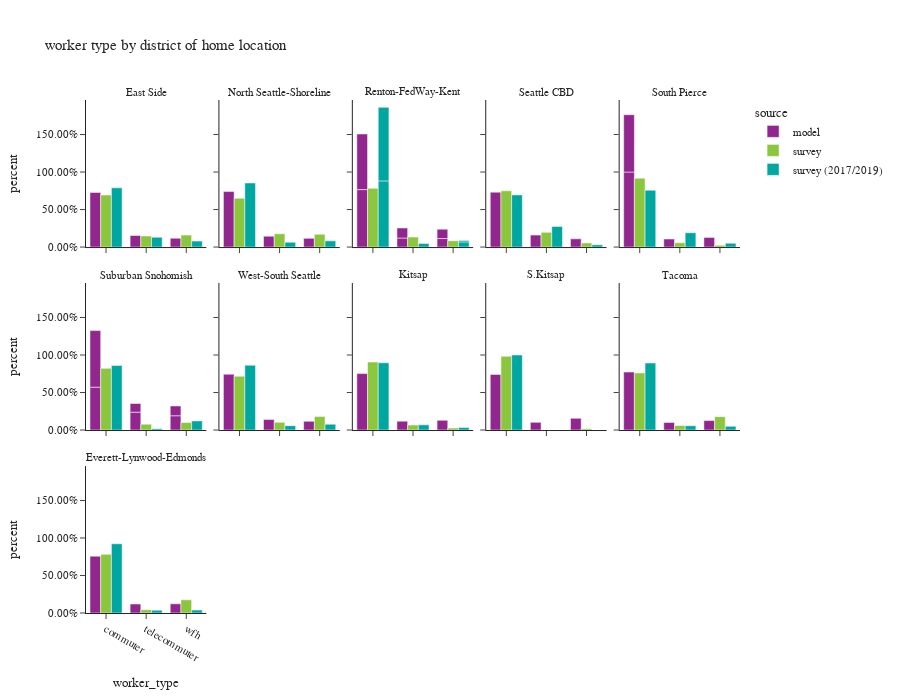

Notebook code cell kept with this figure:
### Code cell
df_worker_count = workers.groupby(['source','CountyName_hh','district_name_hh','worker_type'])['pdexpfac']. \
    sum().reset_index()
df_worker_count['percent'] = df_worker_count.groupby(['source','CountyName_hh','district_name_hh'], group_keys=False)['pdexpfac']. \
    apply(lambda x: x / float(x.sum()))

df_worker_count_ct = workers.groupby(['source','CountyName_hh','district_name_hh','worker_type'])['pdexpfac'].count().reset_index(). \
    rename(columns={'pdexpfac':'sample count'})
df_worker_count = df_worker_count.merge(df_worker_count_ct, on=['source','CountyName_hh','district_name_hh','worker_type']). \
    rename(columns={'pdexpfac':'total count'})

fig = px.bar(df_worker_count.sort_values(by=['source','CountyName_hh','district_name_hh']), x='worker_type', y="percent",
             facet_col="district_name_hh",facet_col_wrap=5,color="source",
             barmode="group",hover_data=['sample count','total count'],
             title="worker type by district of home location")
fig.for_each_annotation(lambda a: a.update(text = a.text.split("=")[-1]))
fig.update_layout(height=700, width=900, font=dict(size=11))
fig.for_each_yaxis(lambda a: a.update(tickformat = ".2%"))
fig.update_xaxes(categoryorder='array', categoryarray= ['commuter','telecommuter','wfh'])
fig.show()

### Figure 1 — Plotly figure (JSON) as saved in the notebook; plotly's stock layout.template omitted (floating-point values rounded to 4 significant figures)
{"data": [{"alignmentgroup": "True", "customdata": [[243500.0, 243500.0], [51440.0, 51440.0], [39290.0, 39290.0]], "hovertemplate": "source=model<br>district_name_hh=East Side<br>worker_type=%{x}<br>percent=%{y}<br>sample count=%{customdata[0]}<br>total count=%{customdata[1]}<extra></extra>", "legendgroup": "model", "marker": {"color": "#91268F", "pattern": {"shape": ""}}, "name": "model", "offsetgroup": "model", "orientation": "v", "showlegend": true, "textposition": "auto", "type": "bar", "x": ["commuter", "telecommuter", "wfh"], "xaxis": "x11", "y": [0.7285, 0.1539, 0.1176], "yaxis": "y11"}, {"alignmentgroup": "True", "customdata": [[165000.0, 165000.0], [32220.0, 32220.0], [25840.0, 25840.0]], "hovertemplate": "source=model<br>district_name_hh=North Seattle-Shoreline<br>worker_type=%{x}<br>percent=%{y}<br>sample count=%{customdata[0]}<br>total count=%{customdata[1]}<extra></extra>", "legendgroup": "model", "marker": {"color": "#91268F", "pattern": {"shape": ""}}, "name": "model", "offsetgroup": "model", "orientation": "v", "showlegend": false, "textposition": "auto", "type": "bar", "x": ["commuter", "telecommuter", "wfh"], "xaxis": "x12", "y": [0.7397, 0.1445, 0.1158], "yaxis": "y12"}, {"alignmentgroup": "True", "customdata": [[217500.0, 217500.0], [34250.0, 34250.0], [32270.0, 32270.0], [83.0, 83.0], [15.0, 15.0], [14.0, 14.0]], "hovertemplate": "source=model<br>district_name_hh=Renton-FedWay-Kent<br>worker_type=%{x}<br>percent=%{y}<br>sample count=%{customdata[0]}<br>total count=%{customdata[1]}<extra></extra>", "legendgroup": "model", "marker": {"color": "#91268F", "pattern": {"shape": ""}}, "name": "model", "offsetgroup": "model", "orientation": "v", "showlegend": false, "textposition": "auto", "type": "bar", "x": ["commuter", "telecommuter", "wfh", "commuter", "telecommuter", "wfh"], "xaxis": "x13", "y": [0.7658, 0.1206, 0.1136, 0.7411, 0.1339, 0.125], "yaxis": "y13"}, {"alignmentgroup": "True", "customdata": [[120700.0, 120700.0], [26260.0, 26260.0], [18020.0, 18020.0]], "hovertemplate": "source=model<br>district_name_hh=Seattle CBD<br>worker_type=%{x}<br>percent=%{y}<br>sample count=%{customdata[0]}<br>total count=%{customdata[1]}<extra></extra>", "legendgroup": "model", "marker": {"color": "#91268F", "pattern": {"shape": ""}}, "name": "model", "offsetgroup": "model", "orientation": "v", "showlegend": false, "textposition": "auto", "type": "bar", "x": ["commuter", "telecommuter", "wfh"], "xaxis": "x14", "y": [0.7316, 0.1592, 0.1092], "yaxis": "y14"}, {"alignmentgroup": "True", "customdata": [[3.0, 3.0], [93660.0, 93660.0], [13140.0, 13140.0], [15810.0, 15810.0]], "hovertemplate": "source=model<br>district_name_hh=South Pierce<br>worker_type=%{x}<br>percent=%{y}<br>sample count=%{customdata[0]}<br>total count=%{customdata[1]}<extra></extra>", "legendgroup": "model", "marker": {"color": "#91268F", "pattern": {"shape": ""}}, "name": "model", "offsetgroup": "model", "orientation": "v", "showlegend": false, "textposition": "auto", "type": "bar", "x": ["commuter", "commuter", "telecommuter", "wfh"], "xaxis": "x15", "y": [1.0, 0.7639, 0.1072, 0.1289], "yaxis": "y15"}, {"alignmentgroup": "True", "customdata": [[12.0, 12.0], [5.0, 5.0], [4.0, 4.0], [94960.0, 94960.0], [14570.0, 14570.0], [16460.0, 16460.0]], "hovertemplate": "source=model<br>district_name_hh=Suburban Snohomish<br>worker_type=%{x}<br>percent=%{y}<br>sample count=%{customdata[0]}<br>total count=%{customdata[1]}<extra></extra>", "legendgroup": "model", "marker": {"color": "#91268F", "pattern": {"shape": ""}}, "name": "model", "offsetgroup": "model", "orientation": "v", "showlegend": false, "textposition": "auto", "type": "bar", "x": ["commuter", "telecommuter", "wfh", "commuter", "telecommuter", "wfh"], "xaxis": "x6", "y": [0.5714, 0.2381, 0.1905, 0.7537, 0.1156, 0.1307], "yaxis": "y6"}, {"alignmentgroup": "True", "customdata": [[105400.0, 105400.0], [19780.0, 19780.0], [16540.0, 16540.0]], "hovertemplate": "source=model<br>district_name_hh=West-South Seattle<br>worker_type=%{x}<br>percent=%{y}<br>sample count=%{customdata[0]}<br>total count=%{customdata[1]}<extra></extra>", "legendgroup": "model", "marker": {"color": "#91268F", "pattern": {"shape": ""}}, "name": "model", "offsetgroup": "model", "orientation": "v", "showlegend": false, "textposition": "auto", "type": "bar", "x": ["commuter", "telecommuter", "wfh"], "xaxis": "x7", "y": [0.7437, 0.1396, 0.1167], "yaxis": "y7"}, {"alignmentgroup": "True", "customdata": [[31900.0, 31900.0], [5013.0, 5013.0], [5471.0, 5471.0]], "hovertemplate": "source=model<br>district_name_hh=Kitsap<br>worker_type=%{x}<br>percent=%{y}<br>sample count=%{customdata[0]}<br>total count=%{customdata[1]}<extra></extra>", "legendgroup": "model", "marker": {"color": "#91268F", "pattern": {"shape": ""}}, "name": "model", "offsetgroup": "model", "orientation": "v", "showlegend": false, "textposition": "auto", "type": "bar", "x": ["commuter", "telecommuter", "wfh"], "xaxis": "x8", "y": [0.7527, 0.1183, 0.1291], "yaxis": "y8"}, {"alignmentgroup": "True", "customdata": [[4067.0, 4067.0], [561.0, 561.0], [856.0, 856.0]], "hovertemplate": "source=model<br>district_name_hh=S.Kitsap<br>worker_type=%{x}<br>percent=%{y}<br>sample count=%{customdata[0]}<br>total count=%{customdata[1]}<extra></extra>", "legendgroup": "model", "marker": {"color": "#91268F", "pattern": {"shape": ""}}, "name": "model", "offsetgroup": "model", "orientation": "v", "showlegend": false, "textposition": "auto", "type": "bar", "x": ["commuter", "telecommuter", "wfh"], "xaxis": "x9", "y": [0.7416, 0.1023, 0.1561], "yaxis": "y9"}, {"alignmentgroup": "True", "customdata": [[88150.0, 88150.0], [11540.0, 11540.0], [14380.0, 14380.0]], "hovertemplate": "source=model<br>district_name_hh=Tacoma<br>worker_type=%{x}<br>percent=%{y}<br>sample count=%{customdata[0]}<br>total count=%{customdata[1]}<extra></extra>", "legendgroup": "model", "marker": {"color": "#91268F", "pattern": {"shape": ""}}, "name": "model", "offsetgroup": "model", "orientation": "v", "showlegend": false, "textposition": "auto", "type": "bar", "x": ["commuter", "telecommuter", "wfh"], "xaxis": "x10", "y": [0.7727, 0.1012, 0.1261], "yaxis": "y10"}, {"alignmentgroup": "True", "customdata": [[91350.0, 91350.0], [14420.0, 14420.0], [14750.0, 14750.0]], "hovertemplate": "source=model<br>district_name_hh=Everett-Lynwood-Edmonds<br>worker_type=%{x}<br>percent=%{y}<br>sample count=%{customdata[0]}<br>total count=%{customdata[1]}<extra></extra>", "legendgroup": "model", "marker": {"color": "#91268F", "pattern": {"shape": ""}}, "name": "model", "offsetgroup": "model", "orientation": "v", "showlegend": false, "textposition": "auto", "type": "bar", "x": ["commuter", "telecommuter", "wfh"], "xaxis": "x", "y": [0.758, 0.1196, 0.1224], "yaxis": "y"}, {"alignmentgroup": "True", "customdata": [[369.0, 188300.0], [166.0, 40010.0], [159.0, 43200.0]], "hovertemplate": "source=survey<br>district_name_hh=East Side<br>worker_type=%{x}<br>percent=%{y}<br>sample count=%{customdata[0]}<br>total count=%{customdata[1]}<extra></extra>", "legendgroup": "survey", "marker": {"color": "#8CC63E", "pattern": {"shape": ""}}, "name": "survey", "offsetgroup": "survey", "orientation": "v", "showlegend": true, "textposition": "auto", "type": "bar", "x": ["commuter", "telecommuter", "wfh"], "xaxis": "x11", "y": [0.6935, 0.1474, 0.1591], "yaxis": "y11"}, {"alignmentgroup": "True", "customdata": [[240.0, 71080.0], [105.0, 19360.0], [108.0, 18700.0]], "hovertemplate": "source=survey<br>district_name_hh=North Seattle-Shoreline<br>worker_type=%{x}<br>percent=%{y}<br>sample count=%{customdata[0]}<br>total count=%{customdata[1]}<extra></extra>", "legendgroup": "survey", "marker": {"color": "#8CC63E", "pattern": {"shape": ""}}, "name": "survey", "offsetgroup": "survey", "orientation": "v", "showlegend": false, "textposition": "auto", "type": "bar", "x": ["commuter", "telecommuter", "wfh"], "xaxis": "x12", "y": [0.6513, 0.1774, 0.1713], "yaxis": "y12"}, {"alignmentgroup": "True", "customdata": [[299.0, 163500.0], [113.0, 27700.0], [114.0, 17670.0]], "hovertemplate": "source=survey<br>district_name_hh=Renton-FedWay-Kent<br>worker_type=%{x}<br>percent=%{y}<br>sample count=%{customdata[0]}<br>total count=%{customdata[1]}<extra></extra>", "legendgroup": "survey", "marker": {"color": "#8CC63E", "pattern": {"shape": ""}}, "name": "survey", "offsetgroup": "survey", "orientation": "v", "showlegend": false, "textposition": "auto", "type": "bar", "x": ["commuter", "telecommuter", "wfh"], "xaxis": "x13", "y": [0.7828, 0.1326, 0.0846], "yaxis": "y13"}, {"alignmentgroup": "True", "customdata": [[96.0, 41040.0], [31.0, 10740.0], [26.0, 2986.0]], "hovertemplate": "source=survey<br>district_name_hh=Seattle CBD<br>worker_type=%{x}<br>percent=%{y}<br>sample count=%{customdata[0]}<br>total count=%{customdata[1]}<extra></extra>", "legendgroup": "survey", "marker": {"color": "#8CC63E", "pattern": {"shape": ""}}, "name": "survey", "offsetgroup": "survey", "orientation": "v", "showlegend": false, "textposition": "auto", "type": "bar", "x": ["commuter", "telecommuter", "wfh"], "xaxis": "x14", "y": [0.7494, 0.1961, 0.05452], "yaxis": "y14"}, {"alignmentgroup": "True", "customdata": [[57.0, 84370.0], [11.0, 5307.0], [12.0, 2196.0]], "hovertemplate": "source=survey<br>district_name_hh=South Pierce<br>worker_type=%{x}<br>percent=%{y}<br>sample count=%{customdata[0]}<br>total count=%{customdata[1]}<extra></extra>", "legendgroup": "survey", "marker": {"color": "#8CC63E", "pattern": {"shape": ""}}, "name": "survey", "offsetgroup": "survey", "orientation": "v", "showlegend": false, "textposition": "auto", "type": "bar", "x": ["commuter", "telecommuter", "wfh"], "xaxis": "x15", "y": [0.9183, 0.05777, 0.0239], "yaxis": "y15"}, {"alignmentgroup": "True", "customdata": [[70.0, 59310.0], [18.0, 5591.0], [22.0, 7249.0]], "hovertemplate": "source=survey<br>district_name_hh=Suburban Snohomish<br>worker_type=%{x}<br>percent=%{y}<br>sample count=%{customdata[0]}<br>total count=%{customdata[1]}<extra></extra>", "legendgroup": "survey", "marker": {"color": "#8CC63E", "pattern": {"shape": ""}}, "name": "survey", "offsetgroup": "survey", "orientation": "v", "showlegend": false, "textposition": "auto", "type": "bar", "x": ["commuter", "telecommuter", "wfh"], "xaxis": "x6", "y": [0.822, 0.0775, 0.1005], "yaxis": "y6"}, {"alignmentgroup": "True", "customdata": [[173.0, 78800.0], [73.0, 11330.0], [66.0, 19740.0]], "hovertemplate": "source=survey<br>district_name_hh=West-South Seattle<br>worker_type=%{x}<br>percent=%{y}<br>sample count=%{customdata[0]}<br>total count=%{customdata[1]}<extra></extra>", "legendgroup": "survey", "marker": {"color": "#8CC63E", "pattern": {"shape": ""}}, "name": "survey", "offsetgroup": "survey", "orientation": "v", "showlegend": false, "textposition": "auto", "type": "bar", "x": ["commuter", "telecommuter", "wfh"], "xaxis": "x7", "y": [0.7172, 0.1031, 0.1797], "yaxis": "y7"}, {"alignmentgroup": "True", "customdata": [[29.0, 20680.0], [3.0, 1526.0], [9.0, 615.9]], "hovertemplate": "source=survey<br>district_name_hh=Kitsap<br>worker_type=%{x}<br>percent=%{y}<br>sample count=%{customdata[0]}<br>total count=%{customdata[1]}<extra></extra>", "legendgroup": "survey", "marker": {"color": "#8CC63E", "pattern": {"shape": ""}}, "name": "survey", "offsetgroup": "survey", "orientation": "v", "showlegend": false, "textposition": "auto", "type": "bar", "x": ["commuter", "telecommuter", "wfh"], "xaxis": "x8", "y": [0.9062, 0.06685, 0.02699], "yaxis": "y8"}, {"alignmentgroup": "True", "customdata": [[3.0, 4638.0], [1.0, 80.52]], "hovertemplate": "source=survey<br>district_name_hh=S.Kitsap<br>worker_type=%{x}<br>percent=%{y}<br>sample count=%{customdata[0]}<br>total count=%{customdata[1]}<extra></extra>", "legendgroup": "survey", "marker": {"color": "#8CC63E", "pattern": {"shape": ""}}, "name": "survey", "offsetgroup": "survey", "orientation": "v", "showlegend": false, "textposition": "auto", "type": "bar", "x": ["commuter", "wfh"], "xaxis": "x9", "y": [0.9829, 0.01706], "yaxis": "y9"}, {"alignmentgroup": "True", "customdata": [[36.0, 46600.0], [13.0, 3685.0], [6.0, 10910.0]], "hovertemplate": "source=survey<br>district_name_hh=Tacoma<br>worker_type=%{x}<br>percent=%{y}<br>sample count=%{customdata[0]}<br>total count=%{customdata[1]}<extra></extra>", "legendgroup": "survey", "marker": {"color": "#8CC63E", "pattern": {"shape": ""}}, "name": "survey", "offsetgroup": "survey", "orientation": "v", "showlegend": false, "textposition": "auto", "type": "bar", "x": ["commuter", "telecommuter", "wfh"], "xaxis": "x10", "y": [0.7616, 0.06022, 0.1782], "yaxis": "y10"}, {"alignmentgroup": "True", "customdata": [[53.0, 62190.0], [12.0, 3418.0], [20.0, 13970.0]], "hovertemplate": "source=survey<br>district_name_hh=Everett-Lynwood-Edmonds<br>worker_type=%{x}<br>percent=%{y}<br>sample count=%{customdata[0]}<br>total count=%{customdata[1]}<extra></extra>", "legendgroup": "survey", "marker": {"color": "#8CC63E", "pattern": {"shape": ""}}, "name": "survey", "offsetgroup": "survey", "orientation": "v", "showlegend": false, "textposition": "auto", "type": "bar", "x": ["commuter", "telecommuter", "wfh"], "xaxis": "x", "y": [0.7814, 0.04296, 0.1756], "yaxis": "y"}, {"alignmentgroup": "True", "customdata": [[1244.0, 106100.0], [77.0, 17620.0], [115.0, 10680.0]], "hovertemplate": "source=survey (2017/2019)<br>district_name_hh=East Side<br>worker_type=%{x}<br>percent=%{y}<br>sample count=%{customdata[0]}<br>total count=%{customdata[1]}<extra></extra>", "legendgroup": "survey (2017/2019)", "marker": {"color": "#00A7A0", "pattern": {"shape": ""}}, "name": "survey (2017/2019)", "offsetgroup": "survey (2017/2019)", "orientation": "v", "showlegend": true, "textposition": "auto", "type": "bar", "x": ["commuter", "telecommuter", "wfh"], "xaxis": "x11", "y": [0.7895, 0.1311, 0.07944], "yaxis": "y11"}, {"alignmentgroup": "True", "customdata": [[755.0, 130500.0], [52.0, 9677.0], [91.0, 12620.0]], "hovertemplate": "source=survey (2017/2019)<br>district_name_hh=North Seattle-Shoreline<br>worker_type=%{x}<br>percent=%{y}<br>sample count=%{customdata[0]}<br>total count=%{customdata[1]}<extra></extra>", "legendgroup": "survey (2017/2019)", "marker": {"color": "#00A7A0", "pattern": {"shape": ""}}, "name": "survey (2017/2019)", "offsetgroup": "survey (2017/2019)", "orientation": "v", "showlegend": false, "textposition": "auto", "type": "bar", "x": ["commuter", "telecommuter", "wfh"], "xaxis": "x12", "y": [0.8541, 0.06334, 0.0826], "yaxis": "y12"}, {"alignmentgroup": "True", "customdata": [[1049.0, 180400.0], [66.0, 9992.0], [111.0, 14130.0], [2.0, 537.4], [2.0, 10.9]], "hovertemplate": "source=survey (2017/2019)<br>district_name_hh=Renton-FedWay-Kent<br>worker_type=%{x}<br>percent=%{y}<br>sample count=%{customdata[0]}<br>total count=%{customdata[1]}<extra></extra>", "legendgroup": "survey (2017/2019)", "marker": {"color": "#00A7A0", "pattern": {"shape": ""}}, "name": "survey (2017/2019)", "offsetgroup": "survey (2017/2019)", "orientation": "v", "showlegend": false, "textposition": "auto", "type": "bar", "x": ["commuter", "telecommuter", "wfh", "commuter", "wfh"], "xaxis": "x13", "y": [0.882, 0.04886, 0.06911, 0.9801, 0.01988], "yaxis": "y13"}, {"alignmentgroup": "True", "customdata": [[196.0, 33850.0], [22.0, 13390.0], [30.0, 1459.0]], "hovertemplate": "source=survey (2017/2019)<br>district_name_hh=Seattle CBD<br>worker_type=%{x}<br>percent=%{y}<br>sample count=%{customdata[0]}<br>total count=%{customdata[1]}<extra></extra>", "legendgroup": "survey (2017/2019)", "marker": {"color": "#00A7A0", "pattern": {"shape": ""}}, "name": "survey (2017/2019)", "offsetgroup": "survey (2017/2019)", "orientation": "v", "showlegend": false, "textposition": "auto", "type": "bar", "x": ["commuter", "telecommuter", "wfh"], "xaxis": "x14", "y": [0.6951, 0.2749, 0.02995], "yaxis": "y14"}, {"alignmentgroup": "True", "customdata": [[111.0, 57430.0], [14.0, 14490.0], [13.0, 3901.0]], "hovertemplate": "source=survey (2017/2019)<br>district_name_hh=South Pierce<br>worker_type=%{x}<br>percent=%{y}<br>sample count=%{customdata[0]}<br>total count=%{customdata[1]}<extra></extra>", "legendgroup": "survey (2017/2019)", "marker": {"color": "#00A7A0", "pattern": {"shape": ""}}, "name": "survey (2017/2019)", "offsetgroup": "survey (2017/2019)", "orientation": "v", "showlegend": false, "textposition": "auto", "type": "bar", "x": ["commuter", "telecommuter", "wfh"], "xaxis": "x15", "y": [0.7574, 0.1911, 0.05145], "yaxis": "y15"}, {"alignmentgroup": "True", "customdata": [[100.0, 49730.0], [6.0, 1012.0], [9.0, 7028.0]], "hovertemplate": "source=survey (2017/2019)<br>district_name_hh=Suburban Snohomish<br>worker_type=%{x}<br>percent=%{y}<br>sample count=%{customdata[0]}<br>total count=%{customdata[1]}<extra></extra>", "legendgroup": "survey (2017/2019)", "marker": {"color": "#00A7A0", "pattern": {"shape": ""}}, "name": "survey (2017/2019)", "offsetgroup": "survey (2017/2019)", "orientation": "v", "showlegend": false, "textposition": "auto", "type": "bar", "x": ["commuter", "telecommuter", "wfh"], "xaxis": "x6", "y": [0.8608, 0.01752, 0.1216], "yaxis": "y6"}, {"alignmentgroup": "True", "customdata": [[554.0, 98100.0], [37.0, 6615.0], [46.0, 8776.0]], "hovertemplate": "source=survey (2017/2019)<br>district_name_hh=West-South Seattle<br>worker_type=%{x}<br>percent=%{y}<br>sample count=%{customdata[0]}<br>total count=%{customdata[1]}<extra></extra>", "legendgroup": "survey (2017/2019)", "marker": {"color": "#00A7A0", "pattern": {"shape": ""}}, "name": "survey (2017/2019)", "offsetgroup": "survey (2017/2019)", "orientation": "v", "showlegend": false, "textposition": "auto", "type": "bar", "x": ["commuter", "telecommuter", "wfh"], "xaxis": "x7", "y": [0.8644, 0.05829, 0.07733], "yaxis": "y7"}, {"alignmentgroup": "True", "customdata": [[43.0, 29630.0], [3.0, 2282.0], [9.0, 1141.0]], "hovertemplate": "source=survey (2017/2019)<br>district_name_hh=Kitsap<br>worker_type=%{x}<br>percent=%{y}<br>sample count=%{customdata[0]}<br>total count=%{customdata[1]}<extra></extra>", "legendgroup": "survey (2017/2019)", "marker": {"color": "#00A7A0", "pattern": {"shape": ""}}, "name": "survey (2017/2019)", "offsetgroup": "survey (2017/2019)", "orientation": "v", "showlegend": false, "textposition": "auto", "type": "bar", "x": ["commuter", "telecommuter", "wfh"], "xaxis": "x8", "y": [0.8964, 0.06905, 0.03452], "yaxis": "y8"}, {"alignmentgroup": "True", "customdata": [[5.0, 333.8]], "hovertemplate": "source=survey (2017/2019)<br>district_name_hh=S.Kitsap<br>worker_type=%{x}<br>percent=%{y}<br>sample count=%{customdata[0]}<br>total count=%{customdata[1]}<extra></extra>", "legendgroup": "survey (2017/2019)", "marker": {"color": "#00A7A0", "pattern": {"shape": ""}}, "name": "survey (2017/2019)", "offsetgroup": "survey (2017/2019)", "orientation": "v", "showlegend": false, "textposition": "auto", "type": "bar", "x": ["commuter"], "xaxis": "x9", "y": [1.0], "yaxis": "y9"}, {"alignmentgroup": "True", "customdata": [[67.0, 34640.0], [8.0, 2239.0], [13.0, 1913.0]], "hovertemplate": "source=survey (2017/2019)<br>district_name_hh=Tacoma<br>worker_type=%{x}<br>percent=%{y}<br>sample count=%{customdata[0]}<br>total count=%{customdata[1]}<extra></extra>", "legendgroup": "survey (2017/2019)", "marker": {"color": "#00A7A0", "pattern": {"shape": ""}}, "name": "survey (2017/2019)", "offsetgroup": "survey (2017/2019)", "orientation": "v", "showlegend": false, "textposition": "auto", "type": "bar", "x": ["commuter", "telecommuter", "wfh"], "xaxis": "x10", "y": [0.893, 0.05771, 0.04931], "yaxis": "y10"}, {"alignmentgroup": "True", "customdata": [[84.0, 68780.0], [5.0, 2812.0], [10.0, 2934.0]], "hovertemplate": "source=survey (2017/2019)<br>district_name_hh=Everett-Lynwood-Edmonds<br>worker_type=%{x}<br>percent=%{y}<br>sample count=%{customdata[0]}<br>total count=%{customdata[1]}<extra></extra>", "legendgroup": "survey (2017/2019)", "marker": {"color": "#00A7A0", "pattern": {"shape": ""}}, "name": "survey (2017/2019)", "offsetgroup": "survey (2017/2019)", "orientation": "v", "showlegend": false, "textposition": "auto", "type": "bar", "x": ["commuter", "telecommuter", "wfh"], "xaxis": "x", "y": [0.9229, 0.03773, 0.03936], "yaxis": "y"}], "layout": {"annotations": [{"font": {}, "showarrow": false, "text": "Everett-Lynwood-Edmonds", "x": 0.092, "xanchor": "center", "xref": "paper", "y": 0.2867, "yanchor": "bottom", "yref": "paper"}, {"font": {}, "showarrow": false, "text": "Suburban Snohomish", "x": 0.092, "xanchor": "center", "xref": "paper", "y": 0.6433, "yanchor": "bottom", "yref": "paper"}, {"font": {}, "showarrow": false, "text": "West-South Seattle", "x": 0.296, "xanchor": "center", "xref": "paper", "y": 0.6433, "yanchor": "bottom", "yref": "paper"}, {"font": {}, "showarrow": false, "text": "Kitsap", "x": 0.5, "xanchor": "center", "xref": "paper", "y": 0.6433, "yanchor": "bottom", "yref": "paper"}, {"font": {}, "showarrow": false, "text": "S.Kitsap", "x": 0.704, "xanchor": "center", "xref": "paper", "y": 0.6433, "yanchor": "bottom", "yref": "paper"}, {"font": {}, "showarrow": false, "text": "Tacoma", "x": 0.908, "xanchor": "center", "xref": "paper", "y": 0.6433, "yanchor": "bottom", "yref": "paper"}, {"font": {}, "showarrow": false, "text": "East Side", "x": 0.092, "xanchor": "center", "xref": "paper", "y": 1.0, "yanchor": "bottom", "yref": "paper"}, {"font": {}, "showarrow": false, "text": "North Seattle-Shoreline", "x": 0.296, "xanchor": "center", "xref": "paper", "y": 1.0, "yanchor": "bottom", "yref": "paper"}, {"font": {}, "showarrow": false, "text": "Renton-FedWay-Kent", "x": 0.5, "xanchor": "center", "xref": "paper", "y": 1.0, "yanchor": "bottom", "yref": "paper"}, {"font": {}, "showarrow": false, "text": "Seattle CBD", "x": 0.704, "xanchor": "center", "xref": "paper", "y": 1.0, "yanchor": "bottom", "yref": "paper"}, {"font": {}, "showarrow": false, "text": "South Pierce", "x": 0.908, "xanchor": "center", "xref": "paper", "y": 1.0, "yanchor": "bottom", "yref": "paper"}], "barmode": "group", "font": {"size": 11}, "height": 700, "legend": {"title": {"text": "source"}, "tracegroupgap": 0}, "title": {"text": "worker type by district of home location"}, "width": 900, "xaxis": {"anchor": "y", "categoryarray": ["commuter", "telecommuter", "wfh"], "categoryorder": "array", "domain": [0.0, 0.184], "title": {"text": "worker_type"}}, "xaxis10": {"anchor": "y10", "categoryarray": ["commuter", "telecommuter", "wfh"], "categoryorder": "array", "domain": [0.816, 1.0], "matches": "x", "showticklabels": false}, "xaxis11": {"anchor": "y11", "categoryarray": ["commuter", "telecommuter", "wfh"], "categoryorder": "array", "domain": [0.0, 0.184], "matches": "x", "showticklabels": false}, "xaxis12": {"anchor": "y12", "categoryarray": ["commuter", "telecommuter", "wfh"], "categoryorder": "array", "domain": [0.204, 0.388], "matches": "x", "showticklabels": false}, "xaxis13": {"anchor": "y13", "categoryarray": ["commuter", "telecommuter", "wfh"], "categoryorder": "array", "domain": [0.408, 0.592], "matches": "x", "showticklabels": false}, "xaxis14": {"anchor": "y14", "categoryarray": ["commuter", "telecommuter", "wfh"], "categoryorder": "array", "domain": [0.612, 0.796], "matches": "x", "showticklabels": false}, "xaxis15": {"anchor": "y15", "categoryarray": ["commuter", "telecommuter", "wfh"], "categoryorder": "array", "domain": [0.816, 1.0], "matches": "x", "showticklabels": false}, "xaxis2": {"anchor": "y2", "categoryarray": ["commuter", "telecommuter", "wfh"], "categoryorder": "array", "domain": [0.204, 0.388], "matches": "x", "title": {"text": "worker_type"}}, "xaxis3": {"anchor": "y3", "categoryarray": ["commuter", "telecommuter", "wfh"], "categoryorder": "array", "domain": [0.408, 0.592], "matches": "x", "title": {"text": "worker_type"}}, "xaxis4": {"anchor": "y4", "categoryarray": ["commuter", "telecommuter", "wfh"], "categoryorder": "array", "domain": [0.612, 0.796], "matches": "x", "title": {"text": "worker_type"}}, "xaxis5": {"anchor": "y5", "categoryarray": ["commuter", "telecommuter", "wfh"], "categoryorder": "array", "domain": [0.816, 1.0], "matches": "x", "title": {"text": "worker_type"}}, "xaxis6": {"anchor": "y6", "categoryarray": ["commuter", "telecommuter", "wfh"], "categoryorder": "array", "domain": [0.0, 0.184], "matches": "x", "showticklabels": false}, "xaxis7": {"anchor": "y7", "categoryarray": ["commuter", "telecommuter", "wfh"], "categoryorder": "array", "domain": [0.204, 0.388], "matches": "x", "showticklabels": false}, "xaxis8": {"anchor": "y8", "categoryarray": ["commuter", "telecommuter", "wfh"], "categoryorder": "array", "domain": [0.408, 0.592], "matches": "x", "showticklabels": false}, "xaxis9": {"anchor": "y9", "categoryarray": ["commuter", "telecommuter", "wfh"], "categoryorder": "array", "domain": [0.612, 0.796], "matches": "x", "showticklabels": false}, "yaxis": {"anchor": "x", "domain": [0.0, 0.2867], "tickformat": ".2%", "title": {"text": "percent"}}, "yaxis10": {"anchor": "x10", "domain": [0.3567, 0.6433], "matches": "y", "showticklabels": false, "tickformat": ".2%"}, "yaxis11": {"anchor": "x11", "domain": [0.7133, 1.0], "matches": "y", "tickformat": ".2%", "title": {"text": "percent"}}, "yaxis12": {"anchor": "x12", "domain": [0.7133, 1.0], "matches": "y", "showticklabels": false, "tickformat": ".2%"}, "yaxis13": {"anchor": "x13", "domain": [0.7133, 1.0], "matches": "y", "showticklabels": false, "tickformat": ".2%"}, "yaxis14": {"anchor": "x14", "domain": [0.7133, 1.0], "matches": "y", "showticklabels": false, "tickformat": ".2%"}, "yaxis15": {"anchor": "x15", "domain": [0.7133, 1.0], "matches": "y", "showticklabels": false, "tickformat": ".2%"}, "yaxis2": {"anchor": "x2", "domain": [0.0, 0.2867], "matches": "y", "showticklabels": false, "tickformat": ".2%"}, "yaxis3": {"anchor": "x3", "domain": [0.0, 0.2867], "matches": "y", "showticklabels": false, "tickformat": ".2%"}, "yaxis4": {"anchor": "x4", "domain": [0.0, 0.2867], "matches": "y", "showticklabels": false, "tickformat": ".2%"}, "yaxis5": {"anchor": "x5", "domain": [0.0, 0.2867], "matches": "y", "showticklabels": false, "tickformat": ".2%"}, "yaxis6": {"anchor": "x6", "domain": [0.3567, 0.6433], "matches": "y", "tickformat": ".2%", "title": {"text": "percent"}}, "yaxis7": {"anchor": "x7", "domain": [0.3567, 0.6433], "matches": "y", "showticklabels": false, "tickformat": ".2%"}, "yaxis8": {"anchor": "x8", "domain": [0.3567, 0.6433], "matches": "y", "showticklabels": false, "tickformat": ".2%"}, "yaxis9": {"anchor": "x9", "domain": [0.3567, 0.6433], "matches": "y", "showticklabels": false, "tickformat": ".2%"}}}
